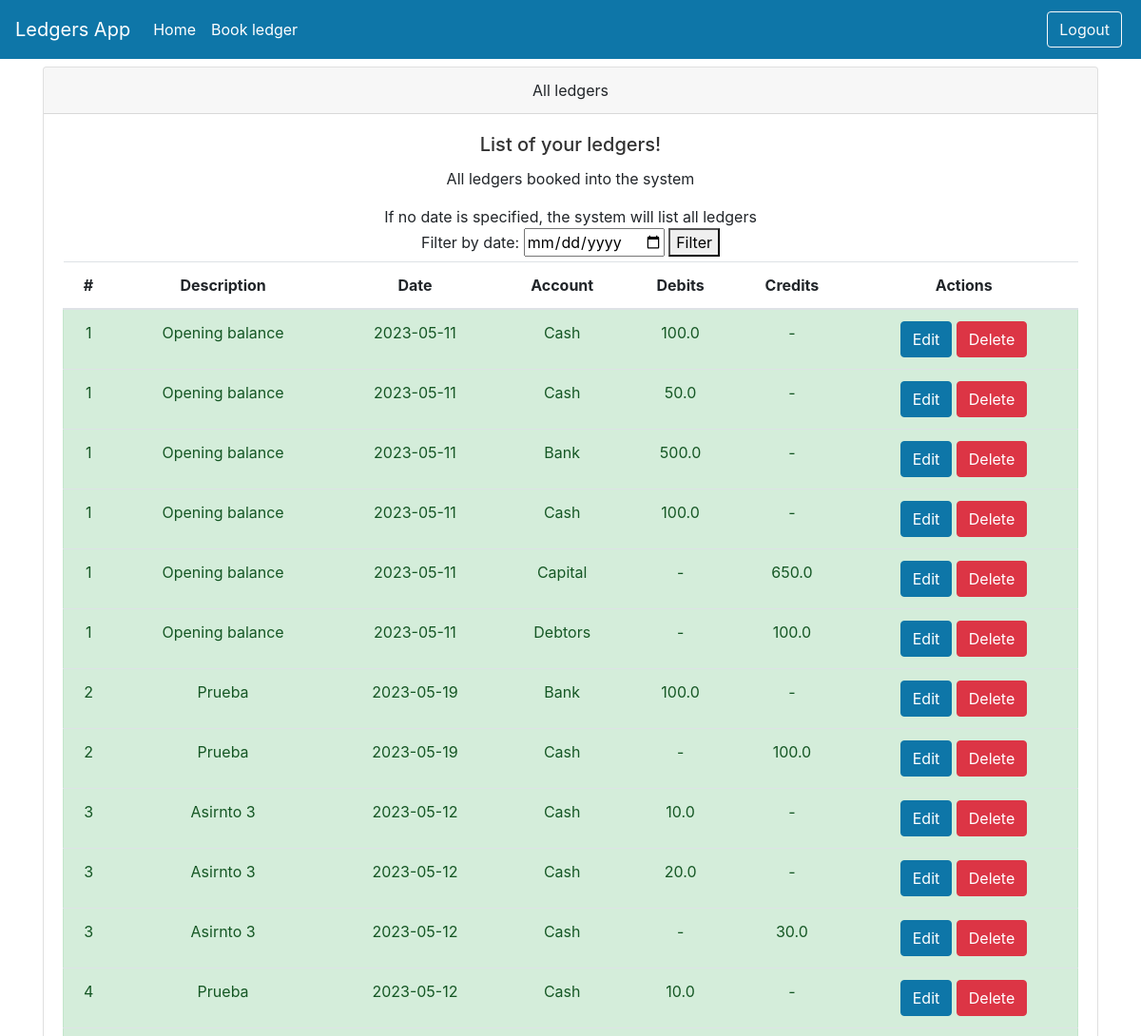
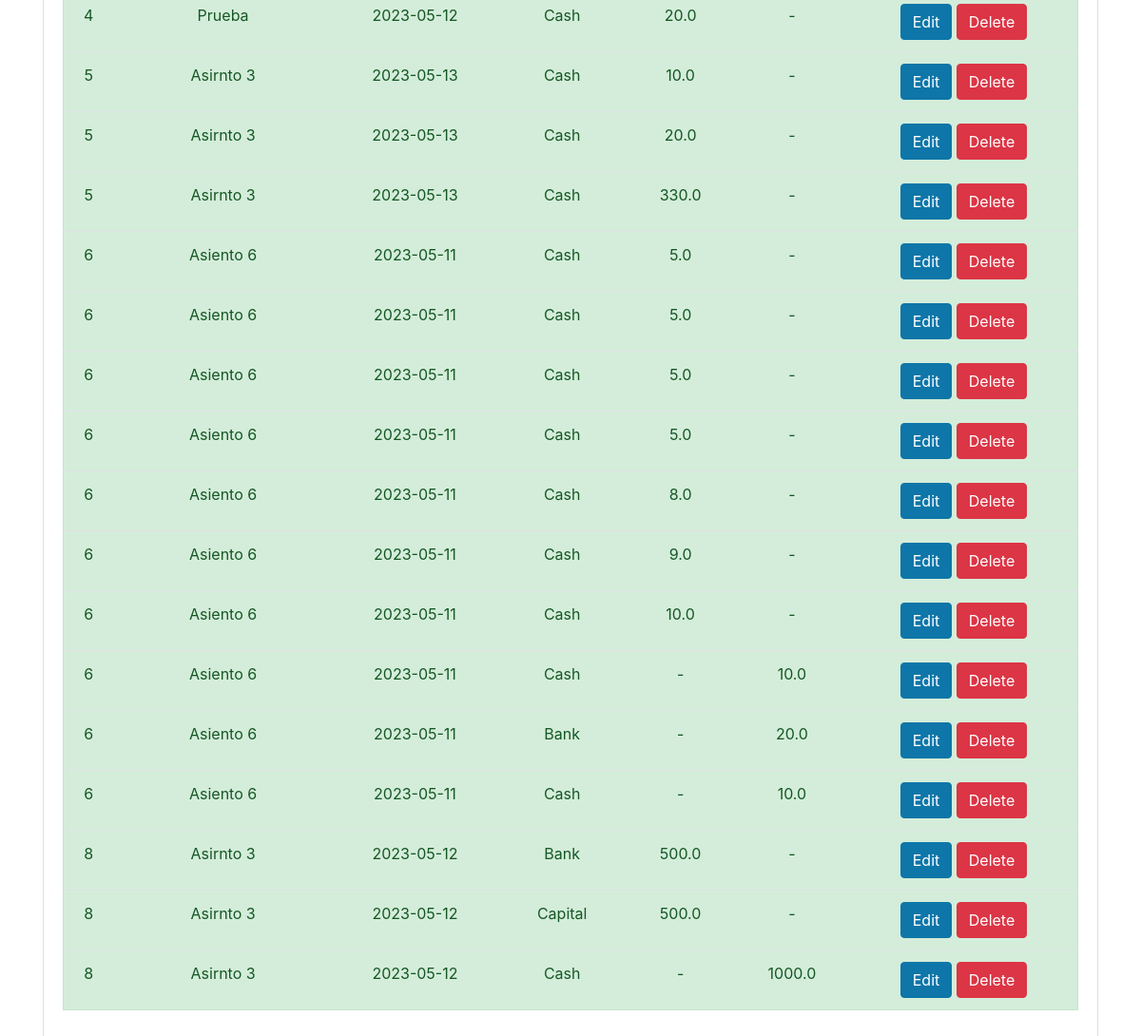
/ledgers/, run on the app's committed database (2 pictures, top to bottom).
### models.py (models this page shows)
class Ledgers(Base):
    __tablename__ = 'ledgers'
    id = Column(Integer, primary_key=True, index=True)
    description = Column(String)
    ledger_date = Column(Date)
    debits = Column(PickleType)
    credits = Column(PickleType)

### routers/ledgers.py (the view)
@router.get("/", response_class=HTMLResponse)
async def read_all_ledgers(request: Request, db: Session = Depends(get_db), date_filter: Optional[str] = None):
    query = db.query(Ledgers)
    if date_filter:
        try:
            date_filter = datetime.strptime(date_filter, "%Y-%m-%d").date()
            query = query.filter(Ledgers.ledger_date == date_filter)
        except ValueError:
            pass
    ledgers = query.all()
    return templates.TemplateResponse("home.html", {'request':request, 'ledgers': ledgers})

### templates/home.html
{% include 'layout.html' %}
<div class="container">
    <div class="card text-center">
        <div class="card-header">
            All ledgers
        </div>
        <div class="card-body">
            <h5 class="card-title">List of your ledgers!</h5>
            <p class="card-text">All ledgers booked into the system</p>
            <form method="get" action="{{ request.url.path }}">
                <span>If no date is specified, the system will list all ledgers</span>
                <br><label for="date_filter">Filter by date:</label>
                <input type="date" id="date_filter" name="date_filter">
                <button type="submit">Filter</button>
            </form>
            <table class="table table-hover">
                <thead>
                <tr>
                    <th scope="col">#</th>
                    <th scope="col">Description</th>
                    <th scope="col">Date</th>
                    <th scope="col">Account</th>
                    <th scope="col">Debits</th>
                    <th scope="col">Credits</th>
                    <th scope="col">Actions</th>
                </tr>
                </thead>
                <tbody>
                {% for ledger in ledgers %}
                    {% for debit in ledger.debits %}
                        <tr class="pointer alert alert-success">
                            <td>{{ledger.id}}</td>
                            <td>{{ledger.description}}</td>
                            <td>{{ledger.ledger_date}}</td>
                            <td>{{debit[0]}}</td>
                            <td>{{debit[1]}}</td>
                            <td>-</td>
                            <td>
                                <a href="edit_ledger/{{ledger.id}}" class="btn btn-primary">Edit</a>
                                <button onclick="window.location.href='/ledgers/delete/{{ledger.id}}'" type="button" class="btn btn-danger">Delete</button>
                            </td>
                        </tr>
                    {% endfor %}
                    {% for credit in ledger.credits %}
                        <tr class="pointer alert alert-success">
                            <td>{{ledger.id}}</td>
                            <td>{{ledger.description}}</td>
                            <td>{{ledger.ledger_date}}</td>
                            <td>{{credit[0]}}</td>
                            <td>-</td>
                            <td>{{credit[1]}}</td>
                            <td>
                                <a href="edit_ledger/{{ledger.id}}" class="btn btn-primary">Edit</a>
                                <button onclick="window.location.href='/ledgers/delete/{{ledger.id}}'" type="button" class="btn btn-danger">Delete</button>
                            </td>
                        </tr>
                    {% endfor %}
                {% endfor %}
                </tbody>
            </table>
        </div>
    </div>
</div>

### templates/layout.html (shortened to what this page needs)
<!DOCTYPE html>
<html lang="en">
<head>
    <link rel="stylesheet" type="text/css" href="{{ url_for('static', path='/ledgers/css/base.css') }}">
    <link rel="stylesheet" type="text/css" href="{{ url_for('static', path='/ledgers/css/bootstrap.css') }}">
</head>
<body>
{% include 'navbar.html' %}
</body>
</html>

### templates/navbar.html (shortened to what this page needs)
<div>
    <nav class="navbar navbar-expand-md navbar-dark main-color fixed-top">
        <a class="navbar-brand" href="#">Ledgers App</a>
        <div class="collapse navbar-collapse" id="navbarNav">
            <ul class="navbar-nav">
                <li class="nav-item active">
                    <a class="nav-link" href="/ledgers">Home</a>
                </li>
                <li class="nav-item active">
                    <a class="nav-link" href="/ledgers/book_ledger">Book ledger</a>
                </li>
            </ul>
            <ul class="navbar-nav ml-auto">
                <li class="nav-item m-1">
                    <a type="button" class="btn btn-outline-light" href="#">Logout</a>
                </li>
            </ul>
        </div>
    </nav>
</div>

### static/ledgers/css/base.css (style rules this page uses)
body { background: #fafafa; color: #33333a; padding-top: 70px; }
h1, h2, h3, h4, h5, h6 { color: #323232; }
.main-color { background-color: #0e76a8 ; }

### data on the page
Ledgers: id "1" "1" "1" "1", description "Opening balance" "Opening balance" "Opening balance" "Opening balance", ledger_date "2023-05-11" "2023-05-11" "2023-05-11" "2023-05-11", debit "Cash" "Cash" "Bank" "Cash", debit "100.0" "50.0" "500.0" "100.0", id "1" "1", description "Opening balance" "Opening balance", ledger_date "2023-05-11" "2023-05-11", credit "Capital" "Debtors", credit "650.0" "100.0"
Ledgers: id "2", description "Prueba", ledger_date "2023-05-19", debit "Bank", debit "100.0", id "2", description "Prueba", ledger_date "2023-05-19", credit "Cash", credit "100.0"
Ledgers: id "3" "3", description "Asirnto 3" "Asirnto 3", ledger_date "2023-05-12" "2023-05-12", debit "Cash" "Cash", debit "10.0" "20.0", id "3", description "Asirnto 3", ledger_date "2023-05-12", credit "Cash", credit "30.0"
Ledgers: id "4" "4", description "Prueba" "Prueba", ledger_date "2023-05-12" "2023-05-12", debit "Cash" "Cash", debit "10.0" "20.0"
Ledgers: id "5" "5" "5", description "Asirnto 3" "Asirnto 3" "Asirnto 3", ledger_date "2023-05-13" "2023-05-13" "2023-05-13", debit "Cash" "Cash" "Cash", debit "10.0" "20.0" "330.0"
Ledgers: id "6" "6" "6" "6" "6" "6" "6", description "Asiento 6" "Asiento 6" "Asiento 6" "Asiento 6" "Asiento 6" "Asiento 6" "Asiento 6", ledger_date "2023-05-11" "2023-05-11" "2023-05-11" "2023-05-11" "2023-05-11" "2023-05-11" "2023-05-11", debit "Cash" "Cash" "Cash" "Cash" "Cash" "Cash" "Cash", debit "5.0" "5.0" "5.0" "5.0" "8.0" "9.0" "10.0", id "6" "6" "6", description "Asiento 6" "Asiento 6" "Asiento 6", ledger_date "2023-05-11" "2023-05-11" "2023-05-11", credit "Cash" "Bank" "Cash", credit "10.0" "20.0" "10.0"
Ledgers: id "8" "8", description "Asirnto 3" "Asirnto 3", ledger_date "2023-05-12" "2023-05-12", debit "Bank" "Capital", debit "500.0" "500.0", id "8", description "Asirnto 3", ledger_date "2023-05-12", credit "Cash", credit "1000.0"
